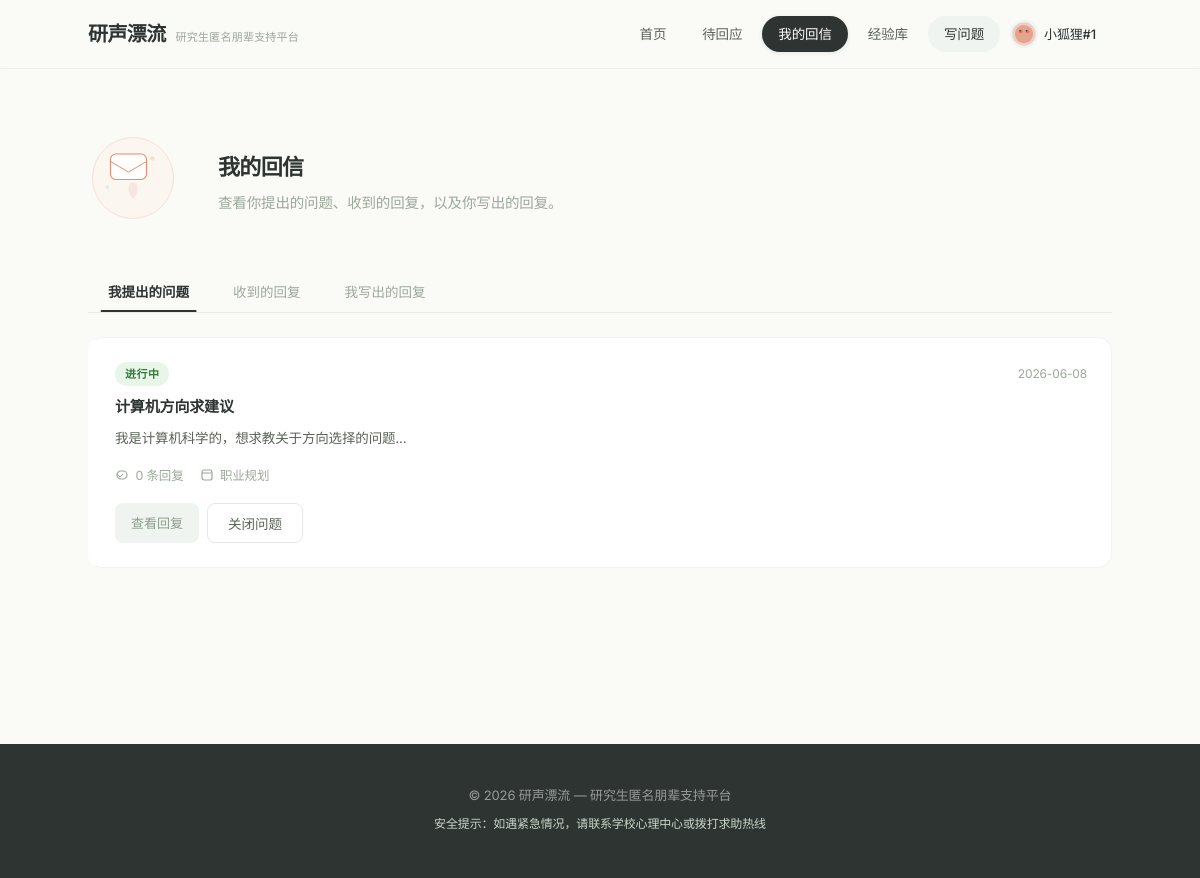
The app's page /my/messages (signed in) with its own data.
### app.py (models this page shows)
class User(db.Model):
    id = db.Column(db.Integer, primary_key=True)
    anonymous_id = db.Column(db.String(50), unique=True, nullable=False)
    avatar_animal = db.Column(db.String(50), default='fox')
    avatar_color = db.Column(db.String(20), default='#8B9E8B')
    grade = db.Column(db.String(20))
    major_category = db.Column(db.String(50))
    interests = db.Column(db.Text)
    persona_tags = db.Column(db.Text)
    bio = db.Column(db.Text)
    created_at = db.Column(db.DateTime, default=lambda: datetime.now(timezone.utc))
    last_active = db.Column(db.DateTime, default=lambda: datetime.now(timezone.utc))
    questions = db.relationship('Question', backref='user', lazy=True)
    replies = db.relationship('Reply', backref='user', lazy=True)

class Question(db.Model):
    id = db.Column(db.Integer, primary_key=True)
    user_id = db.Column(db.Integer, db.ForeignKey('user.id'), nullable=False)
    title = db.Column(db.String(200), nullable=False)
    content = db.Column(db.Text, nullable=False)
    category = db.Column(db.String(50), nullable=False)
    subcategory = db.Column(db.String(50))
    grade = db.Column(db.String(20))
    response_type = db.Column(db.String(50))
    allow_public = db.Column(db.Boolean, default=False)
    is_risk = db.Column(db.Boolean, default=False)
    is_public = db.Column(db.Boolean, default=False)
    status = db.Column(db.String(20), default='open')
    created_at = db.Column(db.DateTime, default=lambda: datetime.now(timezone.utc))
    replies = db.relationship('Reply', backref='question', lazy=True, cascade='all, delete-orphan')
    target_persona = db.Column(db.Text)

### app.py (the view)
@app.route('/my/messages')
def my_messages():
    user = require_user()
    if not user:
        return redirect(url_for('register'))
    my_questions = Question.query.filter_by(user_id=user.id).order_by(Question.created_at.desc()).all()
    my_replies = Reply.query.filter_by(user_id=user.id).order_by(Reply.created_at.desc()).all()
    received_replies = []
    for q in my_questions:
        for r in q.replies:
            if r.user_id != user.id:
                received_replies.append((q, r))
    received_replies.sort(key=lambda x: x[1].created_at, reverse=True)
    return render_template('my_messages.html',
                           user=user,
                           my_questions=my_questions,
                           my_replies=my_replies,
                           received_replies=received_replies)

### app.py (called while the page is built)
def get_display_name(user):
    if not user:
        return '匿名用户'
    name_map = {a[0]: a[1] for a in ANIMAL_AVATARS}
    animal_name = name_map.get(user.avatar_animal, '匿名')
    return f'{animal_name}#{user.id}'

def get_current_user():
    if 'user_id' not in session:
        return None
    user = db.session.get(User, session['user_id'])
    if user:
        user.last_active = datetime.now(timezone.utc)
        db.session.commit()
    return user

def require_user():
    return get_current_user()

@app.context_processor
def inject_user():
    user = get_current_user()
    return dict(current_user=user, get_display_name=get_display_name,
                get_animal_svg=get_animal_svg, ANIMAL_AVATARS=ANIMAL_AVATARS, COLOR_MAP=COLOR_MAP)

### templates/my_messages.html (shortened to what this page needs)
{% extends "base.html" %}
{% block content %}
<section style="padding: var(--space-2xl) 0;">
    <div style="max-width:1100px; margin:0 auto;">
        <div class="page-hero-row" style="display:flex; align-items:center; gap:var(--space-xl); margin-bottom:var(--space-xl);">
            <div style="flex:0 0 auto;">
            </div>
            <div>
                <div class="section-title" style="margin-bottom:var(--space-xs);">我的回信</div>
                <p class="section-desc" style="margin:0;">查看你提出的问题、收到的回复，以及你写出的回复。</p>
            </div>
        </div>
        <div class="tabs" style="margin-bottom:var(--space-lg);">
            <button class="tab-btn active" data-tab="tab-questions">我提出的问题</button>
            <button class="tab-btn" data-tab="tab-received">收到的回复</button>
            <button class="tab-btn" data-tab="tab-sent">我写出的回复</button>
        </div>
        <div class="tab-panel active" id="tab-questions">
            {% if my_questions %}
                {% for q in my_questions %}
                <div class="card fade-in" style="margin-bottom:var(--space-md);">
                    <div style="display:flex; align-items:center; justify-content:space-between; margin-bottom:var(--space-sm); flex-wrap:wrap; gap:8px;">
                        {% if q.status == 'open' %}
                            <span class="badge badge-open">进行中</span>
                        {% else %}
                            <span class="badge badge-closed">已关闭</span>
                        {% endif %}
                        <span style="font-size:12px; color:var(--ink-muted);">{{ q.created_at.strftime('%Y-%m-%d') if q.created_at else '' }}</span>
                    </div>
                    <div style="font-size:15px; font-weight:600; margin-bottom:var(--space-sm); color:var(--ink);">{{ q.title }}</div>
                    <div style="font-size:13.5px; color:var(--ink-light); line-height:1.6; margin-bottom:var(--space-md);">
                        {{ q.content[:120] }}{% if q.content|length > 120 %}…{% endif %}
                    </div>
                    <div style="display:flex; gap:var(--space-md); font-size:12.5px; color:var(--ink-muted); margin-bottom:var(--space-md); flex-wrap:wrap;">
                        <span><svg width="14" height="14" viewBox="0 0 14 14" fill="none" style="display:inline; vertical-align:-2px; margin-right:3px;"><rect x="2" y="3" width="10" height="8" rx="4" stroke="var(--ink-muted)" stroke-width="1.2" fill="none"/><path d="M2 6 L5 9 L8 6" stroke="var(--ink-muted)" stroke-width="1" fill="none"/></svg> {{ q.replies | length }} 条回复</span>
                        <span><svg width="14" height="14" viewBox="0 0 14 14" fill="none" style="display:inline; vertical-align:-2px; margin-right:3px;"><rect x="2" y="2" width="10" height="10" rx="2" stroke="var(--ink-muted)" stroke-width="1.2" fill="none"/><path d="M2 5 L12 5" stroke="var(--ink-muted)" stroke-width="1" fill="none"/></svg> {{ q.category }}</span>
                    </div>
                    <div style="display:flex; gap:var(--space-sm); flex-wrap:wrap;">
                        <button class="btn-sage" onclick="viewQuestionReplies({{ q.id }})">查看回复</button>
                        {% if q.status == 'open' %}
                            <button class="btn-secondary" onclick="closeQuestion({{ q.id }})">关闭问题</button>
                        {% endif %}
                    </div>
                </div>
                {% endfor %}
            {% endif %}
        </div>
    </div>
</section>
{% endblock %}

### templates/base.html (shortened to what this page needs)
<!DOCTYPE html>
<html lang="zh-CN">
<head>
    <link rel="stylesheet" href="{{ url_for('static', filename='css/style.css') }}">
</head>
<body>
<header class="header" id="header">
    <div class="container">
        <a href="{{ url_for('index') }}" style="text-decoration:none;">
            <div class="logo">
                <h1>研声漂流</h1>
                <p class="subtitle">研究生匿名朋辈支持平台</p>
            </div>
        </a>
        <nav class="nav" id="main-nav">
            <a href="{{ url_for('index') }}" class="nav-link" data-path="/">首页</a>
            <a href="{{ url_for('pending_questions') }}" class="nav-link" data-path="/questions/pending">待回应</a>
            <a href="{{ url_for('my_messages') }}" class="nav-link" data-path="/my/messages">我的回信</a>
            <a href="{{ url_for('experience_library') }}" class="nav-link" data-path="/experience">经验库</a>
            <div class="nav-right">
                {% if current_user %}
                <a href="{{ url_for('create_question') }}" class="nav-link nav-write-link" data-path="/questions/create">写问题</a>
                <div class="nav-user">
                    <a href="{{ url_for('profile') }}" class="nav-user-link">
                        <span class="nav-avatar">
                            {{ get_animal_svg(current_user.avatar_animal, 26) | safe if get_animal_svg else '' }}
                        </span>
                        <span class="nav-username">{{ get_display_name(current_user) }}</span>
                    </a>
                </div>
                {% else %}
                <a href="{{ url_for('create_question') }}" class="nav-link nav-write-link" data-path="/questions/create">写问题</a>
                <a href="{{ url_for('login') }}" class="nav-link" data-path="/login">登录</a>
                <a href="{{ url_for('register') }}" class="nav-link nav-register-link" data-path="/register">注册</a>
                {% endif %}
            </div>
        </nav>
    </div>
</header>
<main class="main">
    <div class="container">
        {% block content %}{% endblock %}
    </div>
</main>
<footer class="footer">
    <div class="container">
        <p>© 2026 研声漂流 — 研究生匿名朋辈支持平台</p>
        <p class="safety-notice">安全提示：如遇紧急情况，请联系学校心理中心或拨打求助热线</p>
    </div>
</footer>
</body>
</html>

### records on screen
User: avatar_animal+id "小狐狸#1"
Question: status "进行中", created_at "2026-06-08", title "计算机方向求建议", content "我是计算机科学的，想求教关于方向选择的问题...", replies|length "0", category "职业规划"
